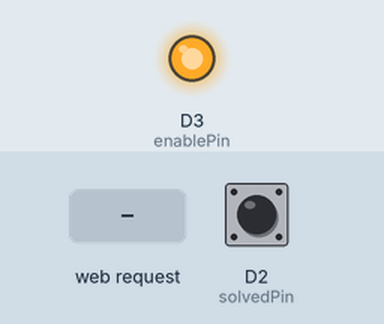
This sketch was run on a simulated ESP8266 (NodeMCU). Parts: output pins drawn as LEDs (lit = HIGH). Inputs (shaded band) come from the test bench; at power-on: D2 (solvedPin) HIGH. WiFi joins after 1.5 s; servers stay silent unless stated; pins used as bus, display or sensor lines are not drawn; what the sketch prints to the serial monitor is not drawn.

Above: at 12.7 s.
12.8 s: HTTP request GET /?enabled=true received
At 13.2 s:
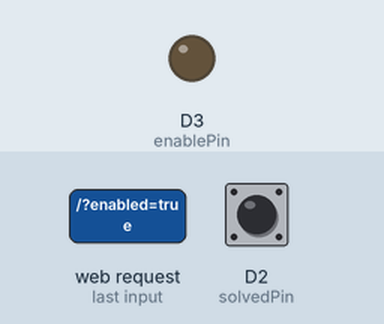
16.0 s: HTTP request GET /?enabled=false received
At 16.8 s:
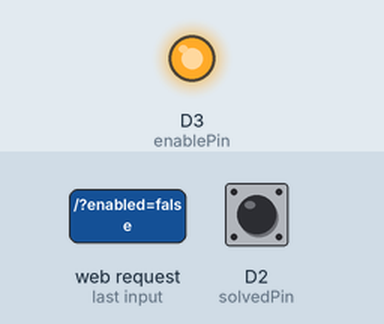
Timing chart, 0 to 19.0 s (numbered marks = the images above; inputs shaded):
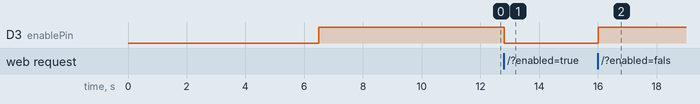

The sketch:

PotPuzzleESP.ino
```cpp
// Load Wi-Fi library
#include <ESP8266WiFi.h>
#include <ESP8266HTTPClient.h>
#include <WiFiClient.h>

// ESP pins
#define D0 16
#define D1 5
#define D2 4
#define D3 0
#define D4 2
#define D5 14
#define D6 12
#define TXPIN 1
#define RXPIN 3

const int resetPin = D1; //Output (active low)
const int solvedPin = D2; //Input_Pullup
const int enablePin = D3; //Output (active low)

int solvedStatus = HIGH;
String status = "Unsolved";
String enabledStr = "false";

// ---- WIFI SECTION ----
const char *ssid = "EscapeY2K";//EscapeY2K
const char *password = "caNY0u3scAp3?!";//caNY0u3scAp3?!
WiFiServer server(1234);
String tvIp = "192.168.1.211:8001"; // 10.0.0.64 at Jakes house

//Booleans to keep track of which signals have already been sent
bool solvedSent = false;

// ---- GENERAL SECTION ----
unsigned long currentTime = millis();
unsigned long previousTime = 0;
const long TickDelayTime = 1000;

void setup() {
  delay(5000);
  Serial.begin(9600);
  connectToWifi();

  //TODO: Set up input/output pins
  //Reset pin
  pinMode(resetPin, OUTPUT);
  digitalWrite(resetPin, HIGH);

  pinMode(enablePin, OUTPUT);
  digitalWrite(enablePin, HIGH);

  //Solved pin
  pinMode(solvedPin, INPUT_PULLUP);

  //Reset the Uno just so we know everything is ready to go
  digitalWrite(resetPin, LOW);
  delay(50);
  digitalWrite(resetPin, HIGH);
  delay(5000);
}

void loop() {
  WiFiClient rcvClient = server.available(); // Listen for incoming clients

	if (rcvClient)
	{
		handleClientConnected(rcvClient);
	}

  // Check pins for signals and send ESP messages as needed
  solvedStatus = digitalRead(solvedPin);
  if(solvedStatus == LOW && solvedSent == false){
    Serial.println("Solved");
    solvedSent = true;
    status="solved";
    sendMessageToESP("solved=pot", tvIp);
  }

  //Add in other functionality here if you so desire
  //This will run once every TickTimeDelays
  if ((millis() - previousTime) > TickDelayTime)
  {
    previousTime = millis();

    //Heartbeat stuff
    // if(ledStatus == true){
    //   ledStatus = false;
    //   digitalWrite(LED_BUILTIN, LOW); // Turn the LED off
    // }
    // else{
    //   ledStatus = true;
    //   digitalWrite(LED_BUILTIN, HIGH); // Turn the LED off
    // }
  }
  previousTime = millis();
}

/// @brief This simplifies sending a message to a server.
/// @param command What do you want to tell the server? Dont include the "/?" at the beginning, but if you're going to do a long query dont forget to add the extra "&" signs.
/// @param address IP Address of the ESP module you want to communicate with. "IP:PORT"
/// @return The string response that was retrieved from the server or an error message if an error occured.
String sendMessageToESP(String command, String address)
{
	String response = "";

	// Check WiFi connection status
	if (WiFi.status() == WL_CONNECTED)
	{
		WiFiClient sendClient;
		HTTPClient http;

		String serverPath = "http://" + address + "/?" + command;

		// Your Domain name with URL path or IP address with path
		http.begin(sendClient, serverPath.c_str());

    //Change timeout so its not so long (5 seconds for now, maybe change later)
    http.setTimeout(5000);
		// Send HTTP GET request
		int httpResponseCode = http.GET();

		if (httpResponseCode > 0)
		{
			Serial.print("HTTP Response code: ");
			Serial.println(httpResponseCode);
			response = http.getString();
			Serial.println(response);
		}
		else
		{
			Serial.print("Error code: ");
			Serial.println(httpResponseCode);
			response = "An error occured. Please try again. Error code: " + httpResponseCode;
		}
		// Free resources
		http.end();
	}
	else
	{
		Serial.println("WiFi Disconnected");
		response = "This ESP has been disconnected from WiFi.";
	}

	return response;
}

// ---- HELPER METHODS ----
void handleClientConnected(WiFiClient rcvClient)
{
	// SETUP VARIABLES
  String header = "";
	String currentLine = ""; // make a String to hold incoming data from the client
	int handleClientTimeout = 2000;
	unsigned long clientConnectedTime = millis();
	int previousClientConnectedTime = clientConnectedTime;

	Serial.println("New Client."); // print a message out in the serial port
	while (rcvClient.connected() && clientConnectedTime - previousClientConnectedTime <= handleClientTimeout)
	{ // loop while the client's connected
		clientConnectedTime = millis();
		if (rcvClient.available())
		{							   // if there's bytes to read from the client,
			char c = rcvClient.read(); // read a byte, then
			//Serial.write(c);		   // print it out the serial monitor
			header += c;
			if (c == '\n')
			{ // if the byte is a newline character
				// if the current line is blank, you got two newline characters in a row.
				// that's the end of the client HTTP request, so send a response:
				if (currentLine.length() == 0)
				{

          if (header.indexOf("GET /?enabled=false") >= 0)
					{
            digitalWrite(enablePin, HIGH);
            enabledStr = "false";
					}
          else if (header.indexOf("GET /?enabled=true") >= 0)
					{
            digitalWrite(enablePin, LOW);
            enabledStr = "true";
					}
					else if (header.indexOf("GET /?reset=reset") >= 0)
					{
            status = "unsolved";
            enabledStr = "false";

            digitalWrite(enablePin, HIGH);
            delay(50);
            digitalWrite(resetPin, LOW);
            delay(50);
            digitalWrite(resetPin, HIGH);
            delay(5000);
					}
          else if (header.indexOf("GET /reset") >= 0)
					{
            status = "unsolved";
            enabledStr = "false";
            solvedSent = false;

            digitalWrite(enablePin, HIGH);
            delay(50);
            digitalWrite(resetPin, LOW);
            delay(50);
            digitalWrite(resetPin, HIGH);
            delay(5000);
					}

          String fullMessage = "{\"status\":\"" + status + "\",\"enabled\":\"" + enabledStr + "\"";
          fullMessage = fullMessage + "}";
          String contentLengthString = "Content-Length: " + fullMessage.length() + 2;

					rcvClient.println("HTTP/1.1 200 OK");
					rcvClient.println("Content-type: application/json");
					rcvClient.println(contentLengthString);
					rcvClient.println("Access-Control-Allow-Origin: *");
					rcvClient.println();

					// The HTTP response ends with another blank line
					rcvClient.println(fullMessage); // CONTENT LENGTH DYNAMIC BASED ON HOW LONG THIS IS (IN CHARACTERS) + 1
					// Break out of the while loop
					break;
				}
				else
				{ // if you got a newline, then clear currentLine
					currentLine = "";
				}
			}
			else if (c != '\r')
			{					  // if you got anything else but a carriage return character,
				currentLine += c; // add it to the end of the currentLine
			}
		}
	}
	// Clear the header variable
	header = "";
	// Close the connection
	rcvClient.stop();
	Serial.println("Client disconnected.");
	Serial.println("");
}

void connectToWifi()
{
	// Connect to Wi-Fi network with SSID and password
	Serial.print("Connecting to ");
	Serial.println(ssid);
	WiFi.begin(ssid, password);
	while (WiFi.status() != WL_CONNECTED)
	{
		delay(500);
		Serial.print(".");
	}
	// Print local IP address and start web server
	Serial.println("");
	Serial.println("WiFi connected.");
	Serial.println("IP address: ");
	Serial.println(WiFi.localIP());
	server.begin();
}
```

Measured:
- after the input at 12.8 s, D3 (enablePin): HIGH → LOW at once
- after the input at 16.0 s, D3 (enablePin): LOW → HIGH at once
